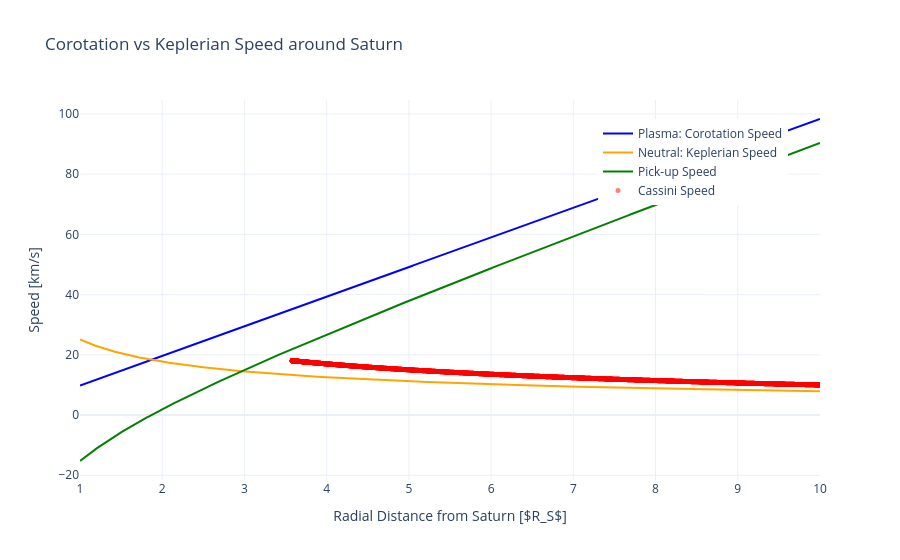

Notebook code cell kept with this figure:
### Code cell
fig=go.Figure()
fig.add_trace(go.Scatter(
    x=r/R_S_km,
    y=v_corotation,
    mode='lines',
    name='Plasma: Corotation Speed',
    line=dict(color='blue')
))
fig.add_trace(go.Scatter(   
    x=r/R_S_km,
        y=v_kepler,
        mode='lines',
        name='Neutral: Keplerian Speed',
        line=dict(color='orange')
    ))  

fig.add_trace(go.Scatter(
    x=r/R_S_km,
    y=v_corotation - v_kepler,
    mode='lines',
    name='Pick-up Speed',
    line=dict(color='green')
))  

# add the cassini speed v.s. radial distance from Saturn for the same time range
fig.add_trace(go.Scatter(
    x=cassini_subset['r_Rs'],
    y=cassini_subset['speed_km_s'],
    mode='markers',
    name='Cassini Speed',
    marker=dict(color='red', size=5, opacity=0.5)
))
    
# limit x axis to 1-10 R_S and y axis to 0-60 km/s
fig.update_xaxes(range=[1, 10])
fig.update_yaxes(range=[0,None])
fig.update_layout(
    title="Corotation vs Keplerian Speed around Saturn",
    xaxis_title="Radial Distance from Saturn [$R_S$]",
    yaxis_title="Speed [km/s]",
    legend=dict(x=0.7, y=0.95),
    template="plotly_white"
)
fig.show()

### Figure 1 — Plotly figure (JSON) as saved in the notebook; plotly's stock layout.template omitted (floating-point values rounded to 4 significant figures; data arrays with more than 128 entries replaced by an {"elided": "..."} marker saying what was removed)
{"data": [{"line": {"color": "blue"}, "mode": "lines", "name": "Plasma: Corotation Speed", "type": "scatter", "x": {"elided": "1000 float values"}, "y": {"elided": "1000 float values"}}, {"line": {"color": "orange"}, "mode": "lines", "name": "Neutral: Keplerian Speed", "type": "scatter", "x": {"elided": "1000 float values"}, "y": {"elided": "1000 float values"}}, {"line": {"color": "green"}, "mode": "lines", "name": "Pick-up Speed", "type": "scatter", "x": {"elided": "1000 float values"}, "y": {"elided": "1000 float values"}}, {"marker": {"color": "red", "opacity": 0.5, "size": 5}, "mode": "markers", "name": "Cassini Speed", "type": "scatter", "x": {"elided": "34631 float values"}, "y": {"elided": "34631 float values"}}], "layout": {"legend": {"x": 0.7, "y": 0.95}, "title": {"text": "Corotation vs Keplerian Speed around Saturn"}, "xaxis": {"range": [1, 10], "title": {"text": "Radial Distance from Saturn [$R_S$]"}}, "yaxis": {"range": [0, null], "title": {"text": "Speed [km/s]"}}}}
